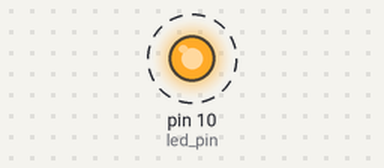
Recording of a sketch running on a simulated Arduino Uno, built with avr-gcc and run on an emulated ATmega328P. Parts: output pins drawn as LEDs (lit = HIGH). Dashed ring = blinking. What the sketch prints to the serial monitor is not drawn.

Above: at 0.5 s.
Timing chart, 0 to 4.6 s (numbered marks = the images above):
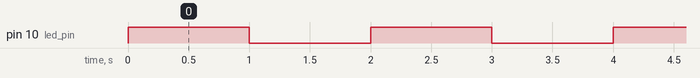

The sketch:

blink_external_led.ino
```cpp
// Basic control of an external LED with Arduino Uno
// Written by James Crall
// Ento 375: Digital Ecology, S'23
// This is a comment! (note difference from python)
// Wiring: red LED should be connected to digital pin 10 on the Arduino with a 270 ohm resistor in-line


int led_pin = 10; // This line intializes variable named 'led_pin' and sets its value to 10.
// The 'int' here defines this variable type as an integer
// notce the ';' at the end of the line, which needs to be present at the end of every line of code
// (except loop statements, etc)

void setup() {
  //setup loop: this runs only once at code initiation
  // initialize digital pin LED_BUILTIN as an output.
  pinMode(led_pin, OUTPUT);
  Serial.begin(9600);
}

void loop() {
  // the 'loop' section runs continuously after initialization, so put the code you want to run continuously here
  digitalWrite(led_pin, HIGH); // Write the LED pin (10) to 'high' = 5v = on
  delay(1000); // Wait 1000 ms = 1 second
  digitalWrite(led_pin, LOW); //Write the LED pin to 'low' = 0v = off
  delay(1000); //Wait again
  Serial.println('blinked!');
}
```

Measured:
- by itself, pin 10 (led_pin): alternates HIGH for 1.0 s and LOW for 1.0 s
